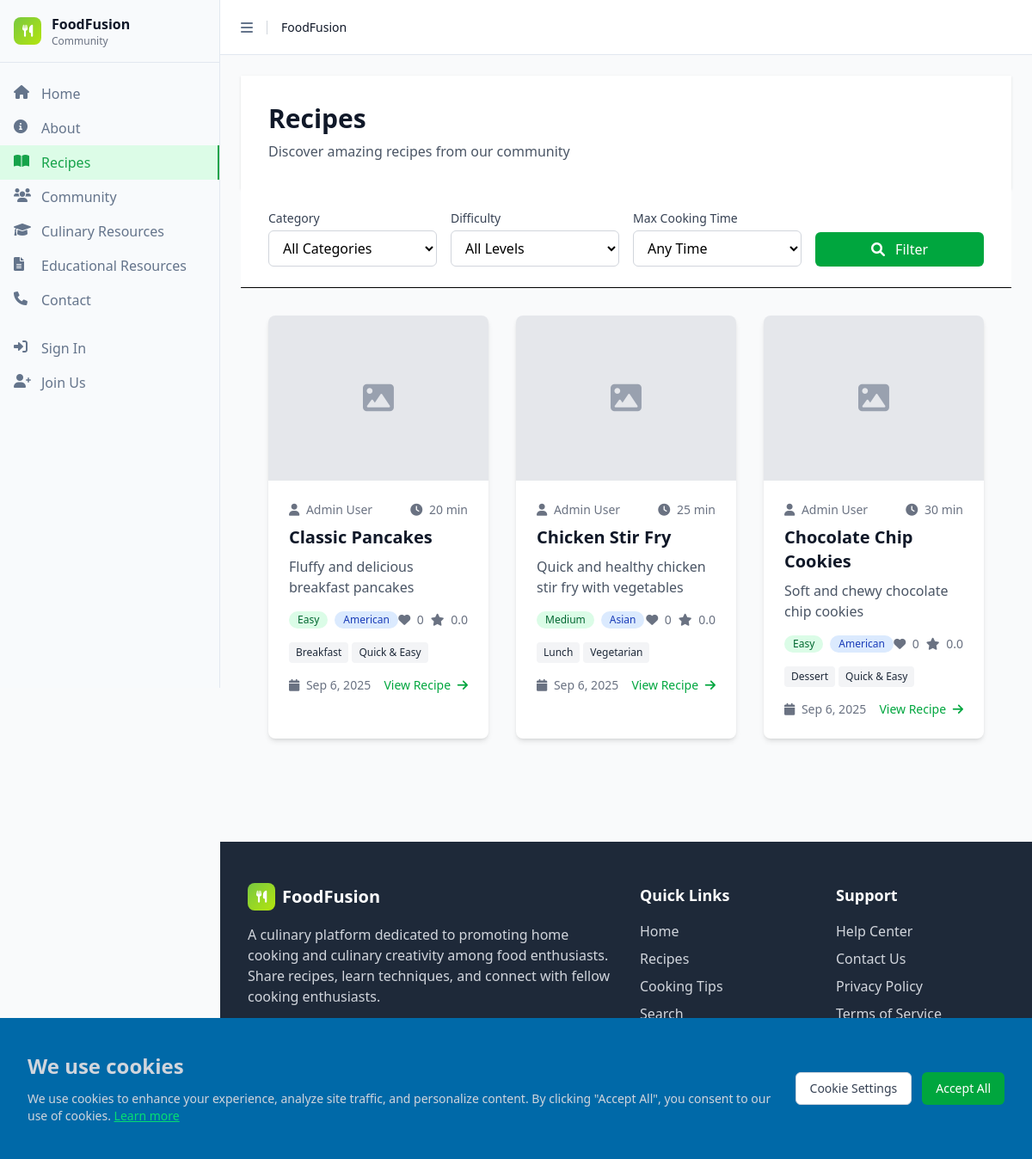
/index.php?page=recipes, run on the app's committed database.
### tables this page shows
CREATE TABLE recipes (
    id INT AUTO_INCREMENT PRIMARY KEY,
    title VARCHAR(255) NOT NULL,
    description TEXT,
    instructions TEXT NOT NULL,
    cooking_time INT,
    difficulty ENUM('Easy', 'Medium', 'Hard') DEFAULT 'Medium',
    user_id INT NOT NULL,
    image_url VARCHAR(500),
    servings INT,
    cuisine_type_id INT,
    created_at TIMESTAMP DEFAULT CURRENT_TIMESTAMP,
    updated_at TIMESTAMP DEFAULT CURRENT_TIMESTAMP ON UPDATE CURRENT_TIMESTAMP,
    FOREIGN KEY (user_id) REFERENCES users(id) ON DELETE CASCADE,
    FOREIGN KEY (cuisine_type_id) REFERENCES cuisine_types(id) ON DELETE SET NULL
);

CREATE TABLE IF NOT EXISTS users (
    id INT AUTO_INCREMENT PRIMARY KEY,
    firstName VARCHAR(50) NOT NULL,
    lastName VARCHAR(50) NOT NULL,
    email VARCHAR(100) NOT NULL UNIQUE,
    password VARCHAR(255) NOT NULL,
    bio TEXT,
    location VARCHAR(100),
    website VARCHAR(255),
    profile_image VARCHAR(500),
    created_at TIMESTAMP DEFAULT CURRENT_TIMESTAMP,
    updated_at TIMESTAMP DEFAULT CURRENT_TIMESTAMP ON UPDATE CURRENT_TIMESTAMP,
    INDEX idx_email (email),
    INDEX idx_name (firstName, lastName)
);

CREATE TABLE IF NOT EXISTS cuisine_types (
    id INT AUTO_INCREMENT PRIMARY KEY,
    name VARCHAR(100) NOT NULL UNIQUE,
    description TEXT,
    created_at TIMESTAMP DEFAULT CURRENT_TIMESTAMP
);

### includes/functions.php (called while the page is built, shortened)
<?php
require_once __DIR__ . '/../config/database.php';
function getAllRecipes($filters = []) {
    global $db;
    $whereClause = "WHERE 1=1";
    $params = [];
    $query = "SELECT r.*, u.firstName, u.lastName,
              GROUP_CONCAT(DISTINCT c.name) as categories,
              ct.name as cuisine_type,
              COALESCE(rr.avg_rating, 0) as average_rating,
              COALESCE(rr.total_ratings, 0) as total_ratings,
              COALESCE(rl.total_likes, 0) as total_likes
              FROM recipes r
              LEFT JOIN users u ON r.user_id = u.id
              LEFT JOIN recipe_categories rc ON r.id = rc.recipe_id
              LEFT JOIN categories c ON rc.category_id = c.id
              LEFT JOIN cuisine_types ct ON r.cuisine_type_id = ct.id
              LEFT JOIN (
                  SELECT recipe_id,
                         AVG(CAST(rating AS DECIMAL(3,2))) as avg_rating,
                         COUNT(*) as total_ratings
                  FROM recipe_reviews
                  GROUP BY recipe_id
              ) rr ON r.id = rr.recipe_id
              LEFT JOIN (
                  SELECT recipe_id, COUNT(*) as total_likes
                  FROM recipe_likes
                  GROUP BY recipe_id
              ) rl ON r.id = rl.recipe_id
              $whereClause
              GROUP BY r.id
              ORDER BY r.created_at DESC";
    $stmt = $db->prepare($query);
    $stmt->execute($params);
    $recipes = $stmt->fetchAll();
    foreach ($recipes as &$recipe) {
        if ($recipe['categories']) {
            $recipe['categories'] = explode(',', $recipe['categories']);
        } else {
            $recipe['categories'] = [];
        }
        $recipe['average_rating'] = (float) $recipe['average_rating'];
        $recipe['total_ratings'] = (int) $recipe['total_ratings'];
    }
    return $recipes;
}
function formatDate($date) {
    return date('M j, Y', strtotime($date));
}
?>

### pages/recipes.php (the view, shortened to what this page needs)
<?php
include 'includes/header.php';
$filters = [];
$filters['category'] = $_GET['category'] ?? '';
$filters['difficulty'] = $_GET['difficulty'] ?? '';
$filters['max_cooking_time'] = $_GET['max_cooking_time'] ?? '';
$filters['user_id'] = $_GET['user_id'] ?? '';
$recipes = getAllRecipes($filters);
?>
<div class="min-h-screen bg-gray-50">
    <div class="bg-white shadow-sm">
        <div class="max-w-7xl mx-auto px-4 sm:px-6 lg:px-8 py-8">
            <div class="flex flex-col md:flex-row md:items-center md:justify-between">
                <div>
                    <h1 class="text-3xl font-bold text-gray-900">Recipes</h1>
                    <p class="mt-2 text-gray-600">Discover amazing recipes from our community</p>
                </div>
            </div>
        </div>
    </div>
    <div class="bg-white border-b">
        <div class="max-w-7xl mx-auto px-4 sm:px-6 lg:px-8 py-6">
            <form method="GET" class="grid grid-cols-1 md:grid-cols-4 gap-4">
                <div>
                    <label for="category" class="block text-sm font-medium text-gray-700 mb-1">Category</label>
                    <select name="category" id="category" class="w-full px-3 py-2 border border-gray-300 rounded-md focus:outline-none focus:ring-2 focus:ring-green-500 focus:border-transparent">
                        <option value="">All Categories</option>
                    </select>
                </div>
                <div>
                    <label for="difficulty" class="block text-sm font-medium text-gray-700 mb-1">Difficulty</label>
                    <select name="difficulty" id="difficulty" class="w-full px-3 py-2 border border-gray-300 rounded-md focus:outline-none focus:ring-2 focus:ring-green-500 focus:border-transparent">
                        <option value="">All Levels</option>
                    </select>
                </div>
                <div>
                    <label for="max_cooking_time" class="block text-sm font-medium text-gray-700 mb-1">Max Cooking Time</label>
                    <select name="max_cooking_time" id="max_cooking_time" class="w-full px-3 py-2 border border-gray-300 rounded-md focus:outline-none focus:ring-2 focus:ring-green-500 focus:border-transparent">
                        <option value="">Any Time</option>
                    </select>
                </div>
                <div class="flex items-end">
                    <button type="submit" class="w-full bg-green-600 hover:bg-green-700 text-white px-4 py-2 rounded-md font-medium">
                        <i class="fas fa-search mr-2"></i>
                        Filter
                    </button>
                </div>
            </form>
        </div>
    </div>
    <div class="max-w-7xl mx-auto px-4 sm:px-6 lg:px-8 py-8">
        <?php if (empty($recipes)): ?>
        <div class="text-center py-12">
            <i class="fas fa-search text-6xl text-gray-300 mb-4"></i>
            <h3 class="text-xl font-semibold text-gray-900 mb-2">No recipes found</h3>
            <p class="text-gray-600">Try adjusting your filters or create a new recipe.</p>
        </div>
        <?php else: ?>
        <div class="grid grid-cols-1 md:grid-cols-2 lg:grid-cols-3 gap-8">
            <?php foreach ($recipes as $recipe): ?>
            <div class="bg-white rounded-lg shadow-md overflow-hidden hover:shadow-lg transition-shadow">
                <?php if ($recipe['image_url']): ?>
                <img src="uploads/<?php echo htmlspecialchars($recipe['image_url']); ?>"
                     alt="<?php echo htmlspecialchars($recipe['title']); ?>"
                     class="w-full h-48 object-cover">
                <?php else: ?>
                <div class="w-full h-48 bg-gray-200 flex items-center justify-center">
                    <i class="fas fa-image text-4xl text-gray-400"></i>
                </div>
                <?php endif; ?>
                <div class="p-6">
                    <div class="flex items-center justify-between mb-2">
                        <span class="text-sm text-gray-500">
                            <i class="fas fa-user mr-1"></i>
                            <?php echo htmlspecialchars($recipe['firstName'] . ' ' . $recipe['lastName']); ?>
                        </span>
                        <span class="text-sm text-gray-500">
                            <i class="fas fa-clock mr-1"></i>
                            <?php echo $recipe['cooking_time'] ? $recipe['cooking_time'] . ' min' : 'N/A'; ?>
                        </span>
                    </div>
                    <h3 class="text-xl font-semibold text-gray-900 mb-2">
                        <a href="index.php?page=recipe-detail&id=<?php echo $recipe['id']; ?>"
                           class="hover:text-green-600 transition-colors">
                            <?php echo htmlspecialchars($recipe['title']); ?>
                        </a>
                    </h3>
                    <p class="text-gray-600 mb-4 line-clamp-2">
                        <?php echo htmlspecialchars(substr($recipe['description'], 0, 100)) . (strlen($recipe['description']) > 100 ? '...' : ''); ?>
                    </p>
                    <div class="flex items-center justify-between mb-4">
                        <div class="flex items-center space-x-2">
                            <span class="inline-flex items-center px-2.5 py-0.5 rounded-full text-xs font-medium bg-green-100 text-green-800">
                                <?php echo htmlspecialchars($recipe['difficulty']); ?>
                            </span>
                            <?php if ($recipe['cuisine_type']): ?>
                            <span class="inline-flex items-center px-2.5 py-0.5 rounded-full text-xs font-medium bg-blue-100 text-blue-800">
                                <?php echo htmlspecialchars($recipe['cuisine_type']); ?>
                            </span>
                            <?php endif; ?>
                        </div>
                        <div class="flex items-center space-x-2 text-sm text-gray-500">
                            <span>
                                <i class="fas fa-heart mr-1"></i>
                                <?php echo $recipe['total_likes']; ?>
                            </span>
                            <span>
                                <i class="fas fa-star mr-1"></i>
                                <?php echo number_format($recipe['average_rating'], 1); ?>
                            </span>
                        </div>
                    </div>
                    <?php if (!empty($recipe['categories'])): ?>
                    <div class="flex flex-wrap gap-1 mb-4">
                        <?php foreach (array_slice($recipe['categories'], 0, 3) as $category): ?>
                        <span class="inline-flex items-center px-2 py-1 rounded text-xs font-medium bg-gray-100 text-gray-800">
                            <?php echo htmlspecialchars($category); ?>
                        </span>
                        <?php endforeach; ?>
                    </div>
                    <?php endif; ?>
                    <div class="flex items-center justify-between">
                        <span class="text-sm text-gray-500">
                            <i class="fas fa-calendar mr-1"></i>
                            <?php echo formatDate($recipe['created_at']); ?>
                        </span>
                        <div class="flex items-center space-x-2">
                            <a href="index.php?page=recipe-detail&id=<?php echo $recipe['id']; ?>"
                               class="text-green-600 hover:text-green-700 text-sm font-medium">
                                View Recipe
                                <i class="fas fa-arrow-right ml-1"></i>
                            </a>
                        </div>
                    </div>
                </div>
            </div>
            <?php endforeach; ?>
        </div>
        <?php endif; ?>
    </div>
</div>
<?php include 'includes/footer.php'; ?>

### data on the page
recipes: user.lastName "Admin User", cooking_time "20", title "Classic Pancakes", description "Fluffy and delicious breakfast pancakes", difficulty "Easy", cuisine_type.name "American", total_likes "0", average_rating "0.0", category "Breakfast", category "Quick & Easy", created_at "Sep 6, 2025"
recipes: user.lastName "Admin User", cooking_time "25", title "Chicken Stir Fry", description "Quick and healthy chicken stir fry with vegetables", difficulty "Medium", cuisine_type.name "Asian", total_likes "0", average_rating "0.0", category "Lunch", category "Vegetarian", created_at "Sep 6, 2025"
recipes: user.lastName "Admin User", cooking_time "30", title "Chocolate Chip Cookies", description "Soft and chewy chocolate chip cookies", difficulty "Easy", cuisine_type.name "American", total_likes "0", average_rating "0.0", category "Dessert", category "Quick & Easy", created_at "Sep 6, 2025"
